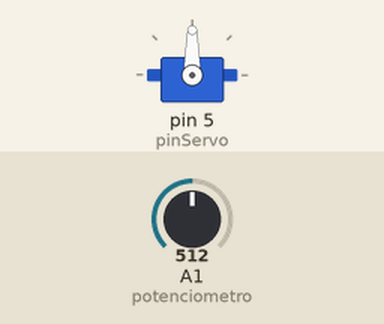
Recording of a sketch running on a simulated Arduino Uno, built with avr-gcc and run on an emulated ATmega328P. Shown: servo. The test bench sets the inputs (shaded band); at power-on: A1 (potenciometro) = 512.

Above: at 1.2 s.
1.3 s: A1 (potenciometro) set to 716
At 2.5 s:
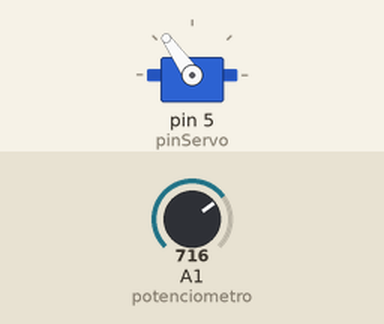
2.8 s: A1 (potenciometro) set to 900
At 3.6 s:
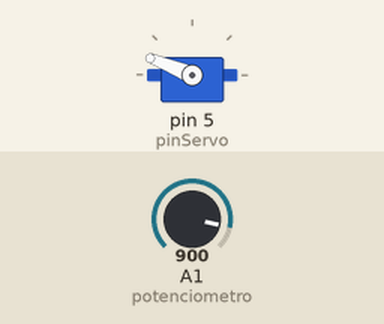
4.3 s: A1 (potenciometro) set to 1023
At 4.7 s:
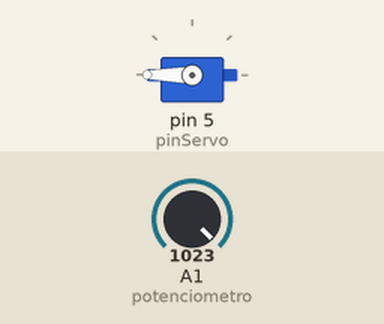
5.8 s: A1 (potenciometro) set to 306
At 7.0 s:
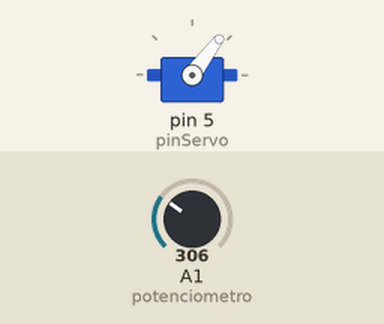
7.3 s: A1 (potenciometro) set to 122
At 8.2 s:
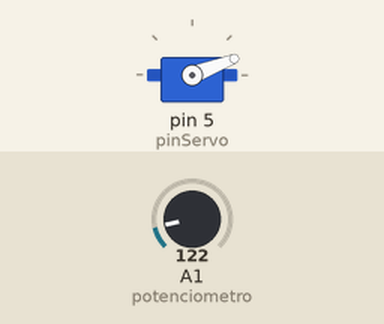
Timing chart, 0 to 9.8 s (numbered marks = the images above; inputs shaded):
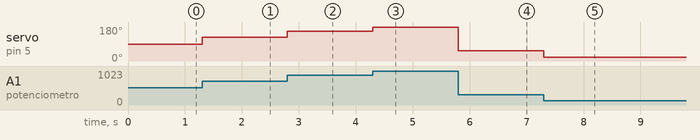

The sketch:

ej2.ino
```cpp
#define pinServo 5
#define potenciometro A1
#include <Servo.h>
Servo servo;

void setup() {
   Serial.begin(9600);
   servo.attach(pinServo);
}

void loop(){
  int lecturaPotenciometro = analogRead(potenciometro);
  int angulo = map(lecturaPotenciometro, 0, 1023, 0, 180);
  servo.write(angulo);
}
```

Measured:
- after the input at 1.3 s, servo on pin 5 (pinServo): 90° → 125° at once
- after the input at 2.8 s, servo on pin 5 (pinServo): 125° → 158° at once
- after the input at 4.3 s, servo on pin 5 (pinServo): 158° → 180° at once
- after the input at 5.8 s, servo on pin 5 (pinServo): 180° → 53° at once
- after the input at 7.3 s, servo on pin 5 (pinServo): 53° → 21° at once
